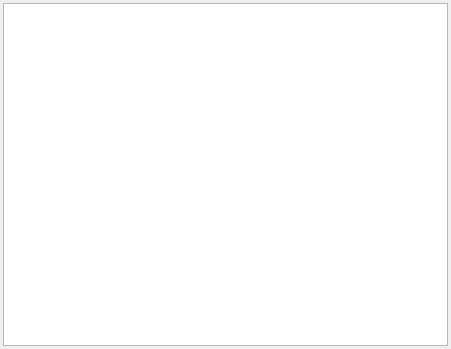
<?xml version="1.0" encoding="UTF-8"?>
<ui version="4.0">
 <class>frmDatabase</class>
 <widget class="QWidget" name="frmDatabase">
  <property name="geometry">
   <rect>
    <x>0</x>
    <y>0</y>
    <width>451</width>
    <height>349</height>
   </rect>
  </property>
  <property name="windowTitle">
   <string>Database</string>
  </property>
  <layout class="QVBoxLayout" name="verticalLayout">
   <property name="leftMargin">
    <number>3</number>
   </property>
   <property name="topMargin">
    <number>3</number>
   </property>
   <property name="rightMargin">
    <number>3</number>
   </property>
   <property name="bottomMargin">
    <number>3</number>
   </property>
   <item>
    <widget class="QTableView" name="table_database"/>
   </item>
  </layout>
 </widget>
 <resources/>
 <connections/>
</ui>
